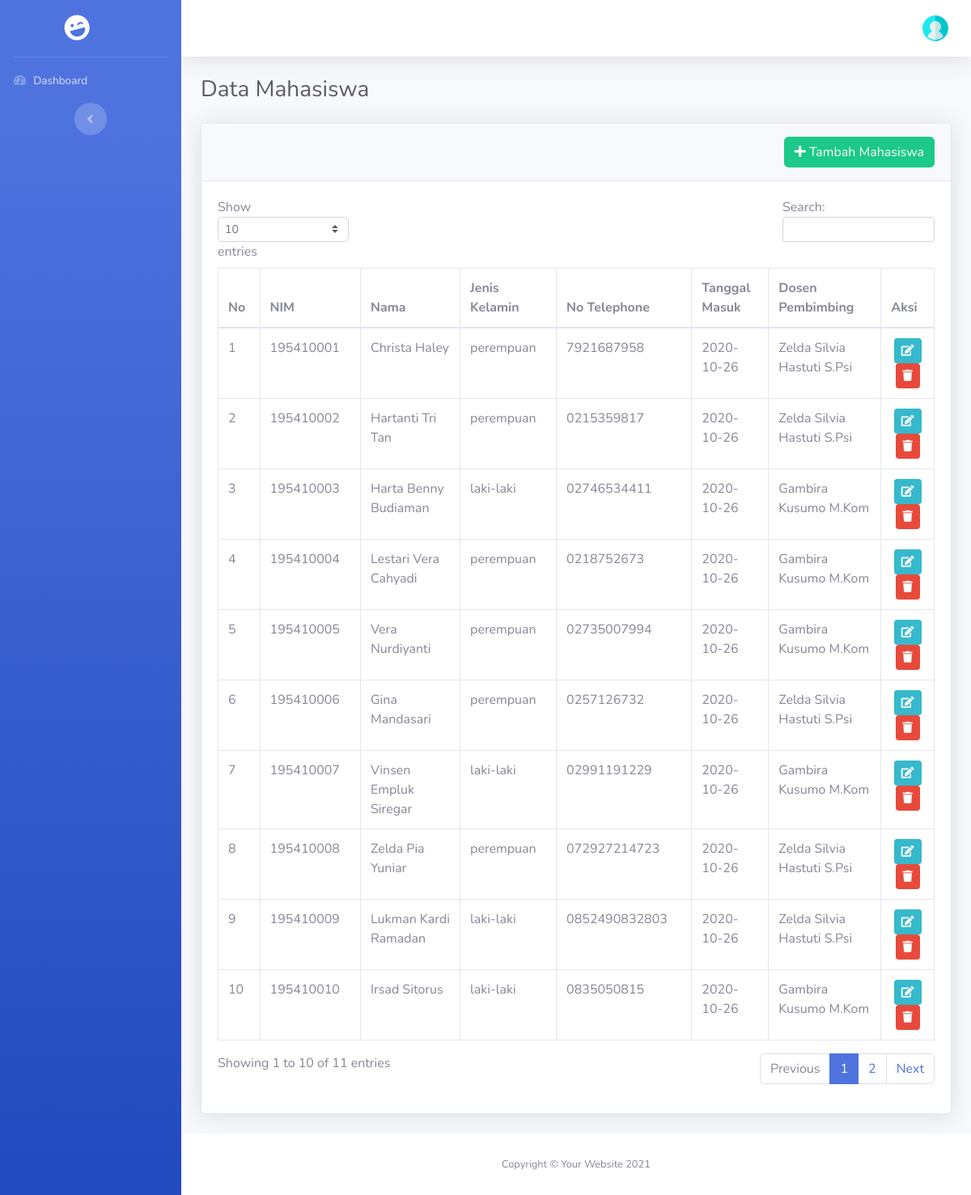
The app's page /index.php/akademik/mahasiswa with its own data.
### tables this page shows
CREATE TABLE `mahasiswa` (
  `id` bigint NOT NULL AUTO_INCREMENT,
  `nim` bigint NOT NULL,
  `nama` varchar(255) NOT NULL,
  `password` varchar(255) NOT NULL,
  `jenis_kelamin` enum('laki-laki','perempuan') NOT NULL,
  `alamat` text NOT NULL,
  `tgl_masuk` date NOT NULL,
  `nomor_telephone` varchar(14) NOT NULL,
  `agama` enum('islam','kristen','katholik','hindu','budha','konghucu') NOT NULL,
  `email` varchar(255) NOT NULL,
  `id_dosen` bigint NOT NULL,
  PRIMARY KEY (`id`)
);

CREATE TABLE `dosen` (
  `id` bigint NOT NULL AUTO_INCREMENT,
  `nip` bigint NOT NULL,
  `nama` varchar(255) NOT NULL,
  `jenis_kelamin` enum('laki-laki','perempuan') NOT NULL,
  `alamat` text NOT NULL,
  `tgl_lahir` date NOT NULL,
  `password` varchar(255) NOT NULL,
  `tgl_masuk` date NOT NULL,
  `nomor_telephone` varchar(14) NOT NULL,
  `agama` enum('islam','kristen','katholik','hindu','budha','konghucu') NOT NULL,
  `jabatan` enum('dosen','sekjur','kajur') NOT NULL,
  `email` varchar(255) NOT NULL,
  PRIMARY KEY (`id`)
);

### application/controllers/Akademik.php (called while the page is built, shortened)
<?php
class Akademik extends CI_Controller
{
    function __construct()
    {
        $this->load->Model('M_akademik','mod');
    }
    public function mahasiswa()
    {
        $data['halaman']    = "Data Mahasiswa";
        $data['mahasiswa']  = $this->mod->m_get_all_mahasiswa_plus_dosen();
        $this->load->view('head.php', $data);
        $this->load->view('sidebar.php');
        $this->load->view('header.php');
        $this->load->view('akademik/mahasiswa/index.php', $data);
        $this->load->view('footer.php');
    }
}

### index.php (called while the page is built, shortened)
<?php
require_once BASEPATH.'core/CodeIgniter.php';

### application/models/M_akademik.php (called while the page is built, shortened)
<?php
Class M_akademik extends CI_Model{
    public function m_get_all_mahasiswa_plus_dosen()
    {
        $this->db->select('a.id AS id_mahasiswa, a.nim, a.nama AS nama_mahasiswa, a.jenis_kelamin AS jk_mahasiswa, a.nomor_telephone AS no_hp_mhs, a.tgl_masuk AS tgl_masuk_mahasiswa, b.nama AS nama_dosen')
            ->from('mahasiswa AS a')
            ->join('dosen AS b','b.id = a.id_dosen', 'left');
        $query = $this->db->get_compiled_select();
        $data  = $this->db->query($query)->result_array();
        return $data;
    }
}

### application/views/akademik/mahasiswa/index.php (the view, shortened to what this page needs)
<div class="container-fluid">
    <h1 class="h3 mb-4 text-gray-800">Data Mahasiswa</h1>
    <div class="card shadow mb-4">
        <div class="card-header py-3">
            <a href="<?php echo base_url('admin/tambah_mahasiswa')?>" class="btn btn-success float-right"><i class="fas fa-plus"></i>&nbsp;Tambah Mahasiswa</a>
        </div>
        <div class="card-body">
            <div class="table-responsive">
                <table class="table table-bordered" id="dataTable" width="100%" cellspacing="0">
                    <thead>
                        <tr>
                            <th>No</th>
                            <th>NIM</th>
                            <th>Nama</th>
                            <th>Jenis Kelamin</th>
                            <th>No Telephone</th>
                            <th>Tanggal Masuk</th>
                            <th>Dosen Pembimbing</th>
                            <th>Aksi</th>
                        </tr>
                    </thead>
                    <tbody>
                        <?php
                            $i = 1;
                            foreach($mahasiswa as $mhs):?>
                            <tr>
                                <td><?php echo $i;?></td>
                                <td><?php echo $mhs['nim'];?></td>
                                <td><?php echo $mhs['nama_mahasiswa'];?></td>
                                <td><?php echo $mhs['jk_mahasiswa'];?></td>
                                <td><?php echo $mhs['no_hp_mhs'];?></td>
                                <td><?php echo $mhs['tgl_masuk_mahasiswa'];?></td>
                                <td>
                                    <?php
                                        if($mhs['nama_dosen'] == ""){
                                            echo "Belum ada dosen pembimbing";
                                        }else{
                                            echo $mhs['nama_dosen'];
                                        }
                                    ?>
                                </td>
                                <td class="text-center">
                                    <a href="<?php echo base_url('admin/edit_mahasiswa/').$mhs['id_mahasiswa']?>" class="btn btn-info btn-sm"><i class="fas fa-edit"></i></a>
                                    <a href="<?php echo base_url('admin/hapus_mahasiswa/').$mhs['id_mahasiswa']?>" class="btn btn-danger btn-sm"><i class="fas fa-trash"></i></a>
                                </td>
                            </tr>
                        <?php
                            $i++;
                            endforeach;?>
                    </tbody>
                </table>
            </div>
        </div>
    </div>
</div>

### records on screen
mahasiswa: nim "195410001", nama "Christa Haley", jenis_kelamin "perempuan", nomor_telephone "7921687958", tgl_masuk "2020-10-26", id_dosen.nama "Zelda Silvia Hastuti S.Psi"
mahasiswa: nim "195410002", nama "Hartanti Tri Tan", jenis_kelamin "perempuan", nomor_telephone "0215359817", tgl_masuk "2020-10-26", id_dosen.nama "Zelda Silvia Hastuti S.Psi"
mahasiswa: nim "195410003", nama "Harta Benny Budiaman", jenis_kelamin "laki-laki", nomor_telephone "02746534411", tgl_masuk "2020-10-26", id_dosen.nama "Gambira Kusumo M.Kom"
mahasiswa: nim "195410004", nama "Lestari Vera Cahyadi", jenis_kelamin "perempuan", nomor_telephone "0218752673", tgl_masuk "2020-10-26", id_dosen.nama "Gambira Kusumo M.Kom"
mahasiswa: nim "195410005", nama "Vera Nurdiyanti", jenis_kelamin "perempuan", nomor_telephone "02735007994", tgl_masuk "2020-10-26", id_dosen.nama "Gambira Kusumo M.Kom"
mahasiswa: nim "195410006", nama "Gina Mandasari", jenis_kelamin "perempuan", nomor_telephone "0257126732", tgl_masuk "2020-10-26", id_dosen.nama "Zelda Silvia Hastuti S.Psi"
mahasiswa: nim "195410007", nama "Vinsen Empluk Siregar", jenis_kelamin "laki-laki", nomor_telephone "02991191229", tgl_masuk "2020-10-26", id_dosen.nama "Gambira Kusumo M.Kom"
mahasiswa: nim "195410008", nama "Zelda Pia Yuniar", jenis_kelamin "perempuan", nomor_telephone "072927214723", tgl_masuk "2020-10-26", id_dosen.nama "Zelda Silvia Hastuti S.Psi"
mahasiswa: nim "195410009", nama "Lukman Kardi Ramadan", jenis_kelamin "laki-laki", nomor_telephone "0852490832803", tgl_masuk "2020-10-26", id_dosen.nama "Zelda Silvia Hastuti S.Psi"
mahasiswa: nim "195410010", nama "Irsad Sitorus", jenis_kelamin "laki-laki", nomor_telephone "0835050815", tgl_masuk "2020-10-26", id_dosen.nama "Gambira Kusumo M.Kom"
